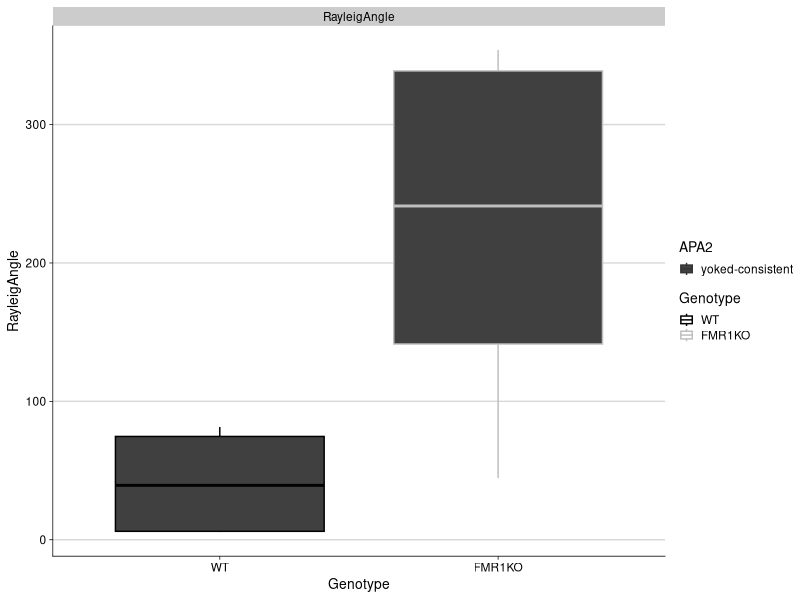
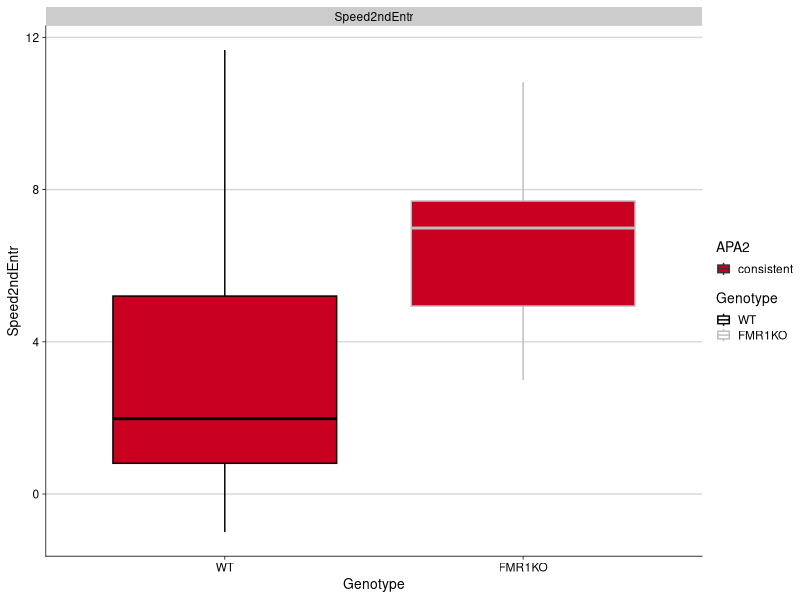
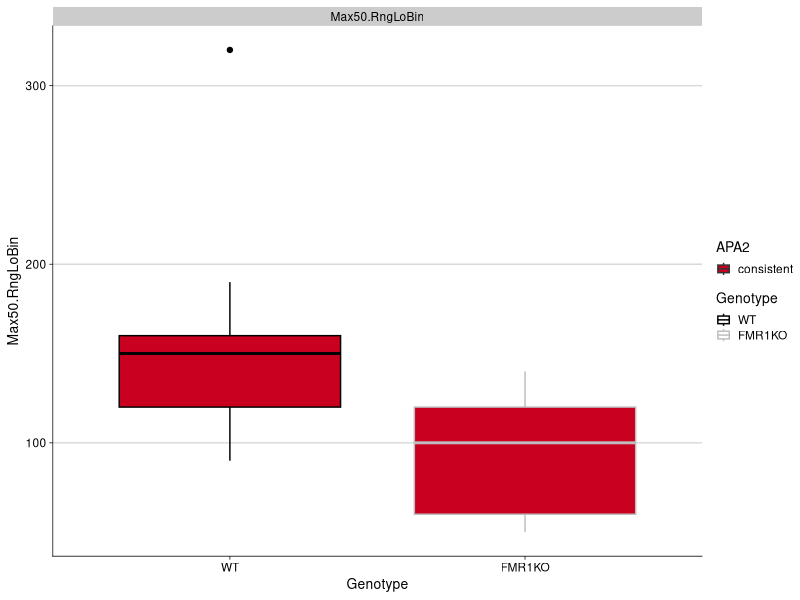
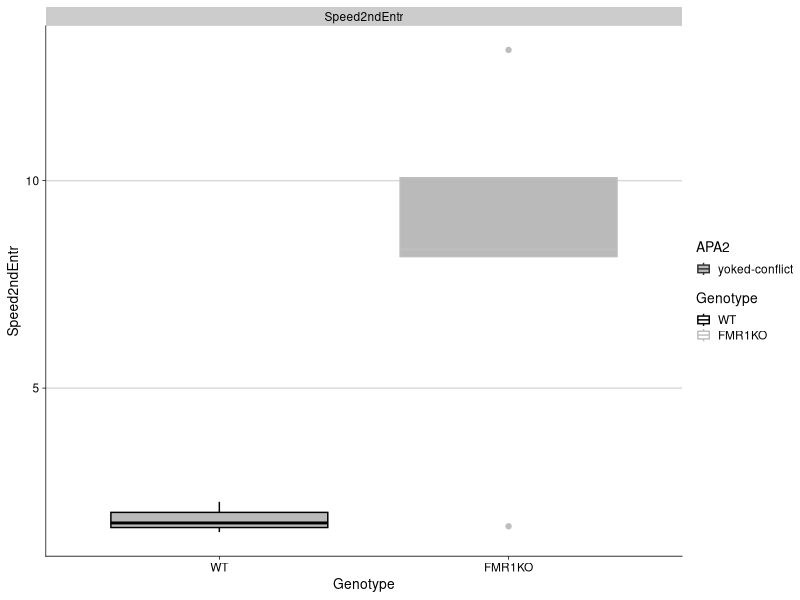
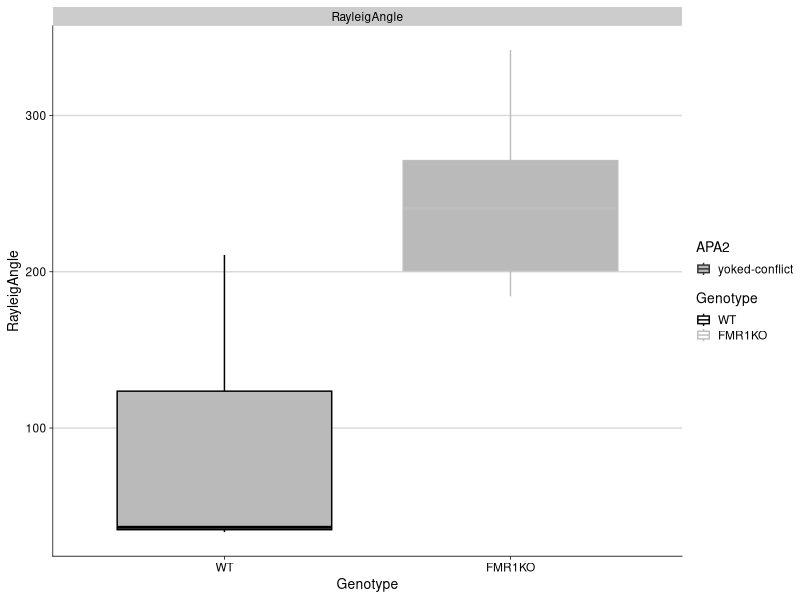
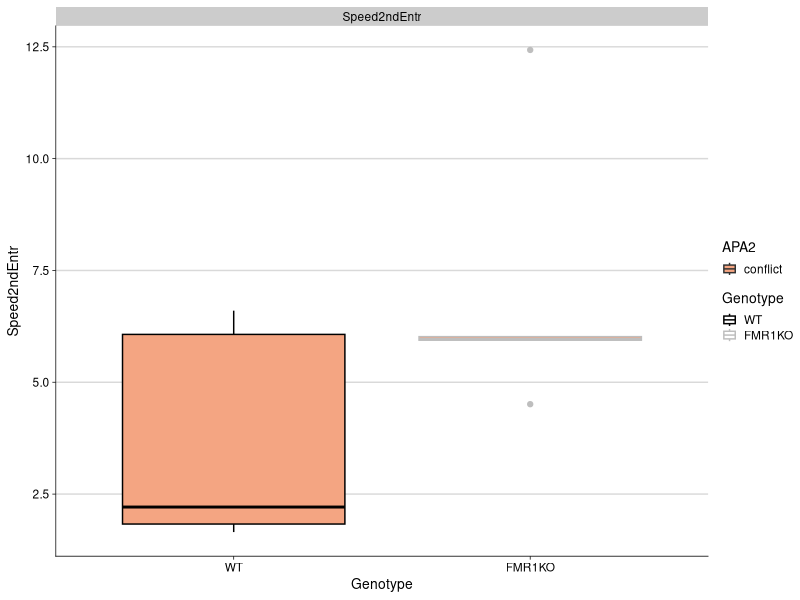
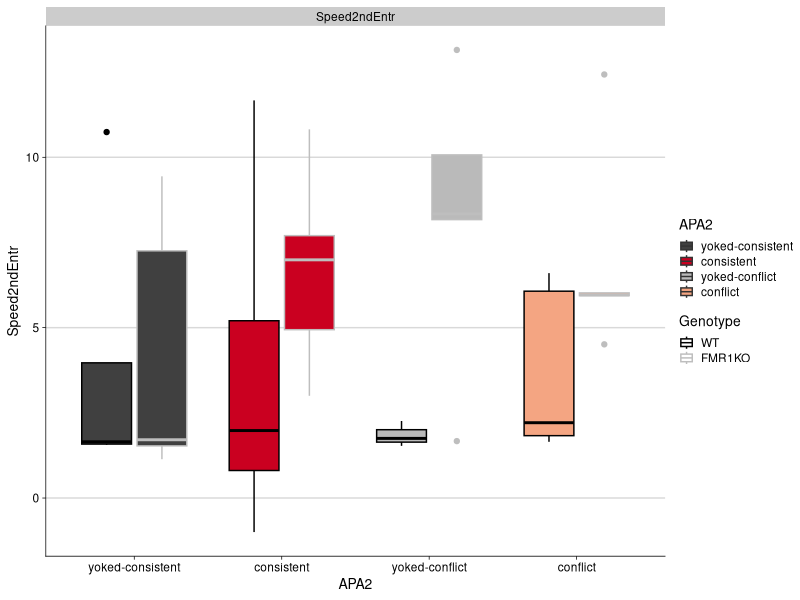
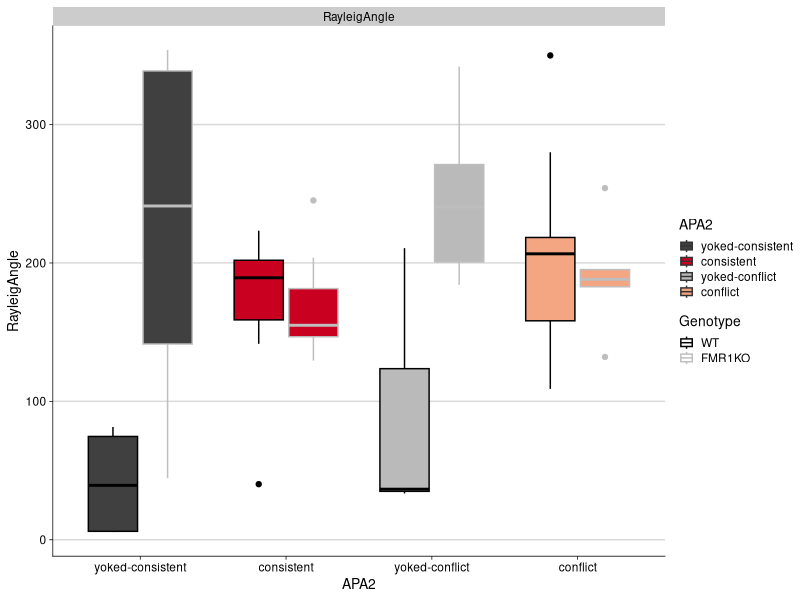

Generate these figures, in order, with R:
## ---- chunk 1
library(dplyr)
library(ggplot2)
library(tidyr)
library(cowplot)
library(car)

knitr::opts_chunk$set(fig.path = '../figures/01_retention/')

colorvalAPA2 <-  c( "#404040","#ca0020", "#bababa", "#f4a582")
# dark grey, red, light grey, peach

behavior <- read.csv("../results/behaviordata.csv")
behavior$APA2 <- factor(behavior$APA2, levels = c("yoked-consistent","consistent", "yoked-conflict","conflict")) ## relevel then rename factors treatment
behavior$Genotype <- factor(behavior$Genotype, levels = c("WT","FMR1KO")) # relevel genotype

retention <- filter(behavior, TrainSession == "Retention") 
retention <- retention[c(1,2,8,4,13:51)]
write.csv(retention, "../results/01_retention.csv", row.names = F)
## ---- chunk 2
# This is my function to plot specific variables for spefic groups

groupspecific <- function(group, colorvals, cols){
df1 <- filter(behavior, TrainSession == "Retention", APA2 == group) %>% droplevels()
#table(df1$APA2, df1$Genotype)

for(i in names(df1)[cols]) {
  df2 <- df1[, c(i, "APA2", "Genotype")]
  df2$wrap <- i
  
plots <- ggplot(df2) + geom_boxplot(aes_string(y = i, x = "Genotype", fill="APA2", color="Genotype")) +   
    theme_cowplot(font_size = 10, line_size = 0.25) +
    scale_fill_manual(values = colorvals) +
   scale_color_manual(values = c("black", "grey")) +
    facet_wrap(~wrap) + background_grid(major = "y", minor = "none")
  
  #png(paste0("../figures/01_retention/", i, ".png", sep = ""), width = 300, height = 170)
  #print(plots)
  #dev.off()
  
  print(i)
  
  colnames(df2)[1] <- "variable"
 
  print(summary(aov(variable ~ Genotype, data= df2)))
  print(t.test(variable ~ Genotype, data= df2))
  print(plots)
}
}
## ---- chunk 3
groupspecific("yoked-consistent", c("#404040","#404040"), c(31))
## ---- chunk 4
groupspecific("consistent", c("#ca0020","#ca0020"), c(24,40))
## ---- chunk 5
groupspecific("yoked-conflict", c("#bababa","#bababa"), c(24,31))
## ---- chunk 6
groupspecific("conflict", c("#f4a582","#f4a582"), c(24))
## ---- chunk 7
# This is my function for looking at multiple groups at a time
multiplegroups <- function(group, colorvals, cols){

df1 <- filter(behavior, TrainSession == "Retention", APA2 %in% group) %>% droplevels()
#print(table(df1$APA2, df1$Genotype))

for(i in names(df1)[cols]) {
  df2 <- df1[, c(i, "APA2", "Genotype")]
  df2$wrap <- i
  
  plots <- ggplot(df2) + geom_boxplot(aes_string(y = i, x = "APA2", fill="APA2", color="Genotype")) +   
    theme_cowplot(font_size = 10, line_size = 0.25) +
    scale_fill_manual(values = colorvals) +
   scale_color_manual(values = c("black", "grey")) +
    facet_wrap(~wrap) + background_grid(major = "y", minor = "none")

    print(i)
  
  colnames(df2)[1] <- "variable"
 
  print(summary(aov(variable ~ Genotype *APA2, data= df2)))
  #print(TukeyHSD(aov(variable ~ Genotype *APA2, data= df2)))
  print(plots)
}
}
## ---- chunk 8
multiplegroups(c("conflict", "consistent","yoked-conflict", "yoked-consistent" ), colorvalAPA2, c(24,31,40,15:17))
## ---- chunk 9
# Add this to the for loop for prining a png file
  #png(paste0("../figures/01_retention/", i, ".png", sep = ""), width = 300, height = 170)
  #print(plots)
  #dev.off()
